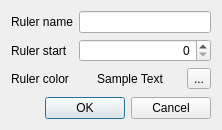
<?xml version="1.0" encoding="UTF-8"?>
<ui version="4.0">
 <class>CreateRulerDialog</class>
 <widget class="QDialog" name="CreateRulerDialog">
  <property name="geometry">
   <rect>
    <x>0</x>
    <y>0</y>
    <width>222</width>
    <height>130</height>
   </rect>
  </property>
  <property name="windowTitle">
   <string>Create new ruler</string>
  </property>
  <layout class="QVBoxLayout" name="verticalLayout">
   <item>
    <layout class="QGridLayout" name="gridLayout">
     <item row="0" column="0">
      <widget class="QLabel" name="label">
       <property name="sizePolicy">
        <sizepolicy hsizetype="Fixed" vsizetype="Preferred">
         <horstretch>0</horstretch>
         <verstretch>0</verstretch>
        </sizepolicy>
       </property>
       <property name="text">
        <string>Ruler name</string>
       </property>
      </widget>
     </item>
     <item row="0" column="1" colspan="2">
      <widget class="QLineEdit" name="nameEdit">
       <property name="maxLength">
        <number>50</number>
       </property>
      </widget>
     </item>
     <item row="1" column="0">
      <widget class="QLabel" name="label_3">
       <property name="sizePolicy">
        <sizepolicy hsizetype="Fixed" vsizetype="Preferred">
         <horstretch>0</horstretch>
         <verstretch>0</verstretch>
        </sizepolicy>
       </property>
       <property name="text">
        <string>Ruler start</string>
       </property>
      </widget>
     </item>
     <item row="1" column="1" colspan="2">
      <widget class="QSpinBox" name="spinBox">
       <property name="alignment">
        <set>Qt::AlignRight|Qt::AlignTrailing|Qt::AlignVCenter</set>
       </property>
      </widget>
     </item>
     <item row="2" column="0">
      <widget class="QLabel" name="label_2">
       <property name="sizePolicy">
        <sizepolicy hsizetype="Fixed" vsizetype="Preferred">
         <horstretch>0</horstretch>
         <verstretch>0</verstretch>
        </sizepolicy>
       </property>
       <property name="text">
        <string>Ruler color</string>
       </property>
      </widget>
     </item>
     <item row="2" column="1">
      <widget class="QLabel" name="sampleLabel">
       <property name="text">
        <string>Sample Text</string>
       </property>
       <property name="scaledContents">
        <bool>false</bool>
       </property>
       <property name="alignment">
        <set>Qt::AlignCenter</set>
       </property>
      </widget>
     </item>
     <item row="2" column="2">
      <widget class="QToolButton" name="colorButton">
       <property name="text">
        <string>...</string>
       </property>
      </widget>
     </item>
    </layout>
   </item>
   <item>
    <spacer name="verticalSpacer">
     <property name="orientation">
      <enum>Qt::Vertical</enum>
     </property>
     <property name="sizeHint" stdset="0">
      <size>
       <width>20</width>
       <height>4</height>
      </size>
     </property>
    </spacer>
   </item>
   <item>
    <widget class="QDialogButtonBox" name="buttonBox">
     <property name="standardButtons">
      <set>QDialogButtonBox::Cancel|QDialogButtonBox::Ok</set>
     </property>
    </widget>
   </item>
  </layout>
 </widget>
 <resources/>
 <connections>
  <connection>
   <sender>buttonBox</sender>
   <signal>accepted()</signal>
   <receiver>CreateRulerDialog</receiver>
   <slot>accept()</slot>
   <hints>
    <hint type="sourcelabel">
     <x>110</x>
     <y>109</y>
    </hint>
    <hint type="destinationlabel">
     <x>110</x>
     <y>64</y>
    </hint>
   </hints>
  </connection>
  <connection>
   <sender>buttonBox</sender>
   <signal>rejected()</signal>
   <receiver>CreateRulerDialog</receiver>
   <slot>reject()</slot>
   <hints>
    <hint type="sourcelabel">
     <x>110</x>
     <y>109</y>
    </hint>
    <hint type="destinationlabel">
     <x>110</x>
     <y>64</y>
    </hint>
   </hints>
  </connection>
 </connections>
</ui>
